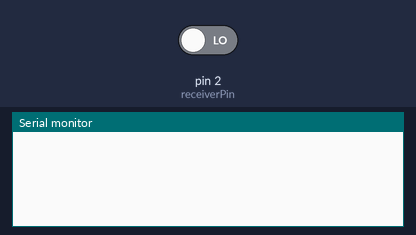
The sketch below on a simulated Arduino Uno, built with avr-gcc and run on an emulated ATmega328P. On the bench: the last lines printed to the serial monitor. The test bench sets the inputs (shaded band); at power-on: pin 2 (receiverPin) LOW.

Above: at 1.8 s.
1.9 s: pin 2 (receiverPin) driven HIGH
At 2.4 s:
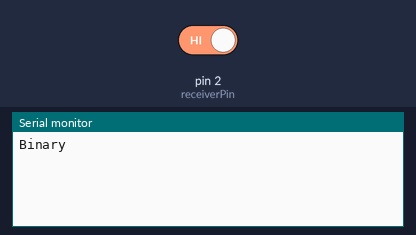
4.0 s: pin 2 (receiverPin) driven LOW
At 4.9 s:
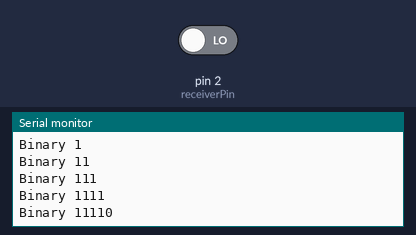
Timing chart, 0 to 7.0 s (numbered marks = the images above; inputs shaded):
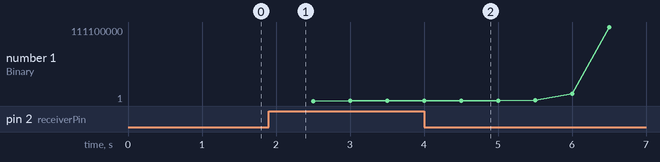

Measured:
- after the input at 1.9 s, the serial monitor: prints a new line after 0.10 s (image 1)
- after the input at 4.0 s, the serial monitor: prints a new line after 0.50 s (image 2)
- plotted number 1: 111 → 111100000 after the input at 4.0 s

The sketch:

FinalProject_Reciever.ino
```cpp
int receiverPin = 2; // pin 2 for reciever
int start = 0; // for start condition
int stop = 0;// for stop condition

//----------------------------------------------------------------------------------------------------------------------

void setup() {
  // put your setup code here, to run once:
  Serial.begin(9600);
  pinMode(receiverPin, INPUT);

}

//----------------------------------------------------------------------------------------------------------------------

String binary = "";
void loop() {
  // put your main code here, to run repeatedly:
  int detect_light = digitalRead(receiverPin); // read laser sensor

  if ((start == 0)&&(detect_light == HIGH)){
    start = 1;

  }

  if((detect_light == HIGH)&&(start == 1)){
    Serial.println("Binary " + binary);
    binary += '1';  // If the bit is 1, append 1
    stop = stop + 1; // increment stop

  }else if((detect_light == LOW)&&(start == 1)&&(stop < 5)){
    Serial.println("Binary " + binary);
    binary += '0';  // If the bit is 0, append 0
    stop = 0; // reset stop

  }

  // STOP condition
  // longest section of 1s possible when converting words to binary is 4 1s. When 5 ones in a row are detected, stop.
  if ((stop >= 5)&&(start == 1)&&(detect_light == LOW)) {
    // remove the first 2 charcters from binary (after start condition, 2 invalid characters are appended to binary).
    String newBinary = binary.substring(2);
    // remove the 1 0 and 5 1s at the end. (6 characters)

    newBinary = newBinary.substring(0, newBinary.length() - 5);

    Serial.println("newBinary " + newBinary);

    while (true); // halt program
  }

  delay(500);

}
```
